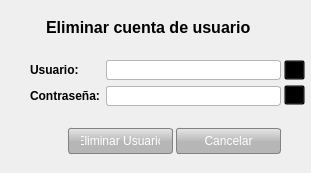
<?xml version="1.0" encoding="UTF-8"?>
<ui version="4.0">
 <class>frmEliminarUsuario</class>
 <widget class="QDialog" name="frmEliminarUsuario">
  <property name="geometry">
   <rect>
    <x>0</x>
    <y>0</y>
    <width>311</width>
    <height>173</height>
   </rect>
  </property>
  <property name="windowTitle">
   <string>Eliminar Usuario</string>
  </property>
  <property name="styleSheet">
   <string notr="true">QDialog{
background-image: url(:/imagenes/fondo.PNG);
background-position: center;
background-repeat: no-repeat;
}

QPushButton#btnAceptar, #btnCancelar {
    color: #ffffff;
    text-align: center;
    background-color: qlineargradient(spread:pad, x1:1, y1:0.545, x2:1, y2:0, stop:0 #b6b6b6, stop:1 #e6e6e6);
    border: 1px solid #828282;
    padding: 5px 12px 5px 12px;
    margin: 4px 8px 4px 8px;
    border-radius: 3px;
    min-width: 14px;
    min-height: 14px;
}

QPushButton#btnAceptar:hover{
    color: white;
    background-color: qlineargradient(spread:pad, x1:1, y1:0.545, x2:1, y2:0, stop:0 #2eae35, stop:1 #cae44a);
}

QPushButton#btnCancelar:hover{
    color: white;
    background-color: qlineargradient(spread:pad, x1:1, y1:0.545, x2:1, y2:0, stop:0 #95050d, stop:1 #ea0a20);
}

QPushButton#btnAceptar:pressed {
    background-color: #2eae35;
}

QPushButton#btnCancelar:pressed {
    background-color: #95050d;
}

QPushButton#btnAceptar2{
image: url(:/imagenes/acepta.ico);
background-color: transparent;
}

QPushButton#btnAceptar2:hover{
image: url(:/imagenes/acepta2.ico);
background-color: transparent;
}

QPushButton#btnCancelar2{
image: url(:/imagenes/cancela.ico);
background-color: transparent;
}

QPushButton#btnCancelar2:hover{
image: url(:/imagenes/cancela2.ico);
background-color: transparent;
}

QPushButton#btnValidaUsuario, #btnValidaContrasena{
background-color: transparent;
}

QLineEdit {
    color: black;
    background-color: white;
    selection-color: white;
    selection-background-color: #3874f2;
	selection-border-color: red;
	padding: 1px;
    border-style: solid;
    border: 1px solid #b6b6b6;
    border-radius: 3px;
}

QLineEdit:focus{
    color: black;
    background-color: white;
    selection-color: white;
    selection-background-color: #3874f2;
	selection-border-color: red;
	padding: 1px;
    border-style: solid;
    border: 1px solid #5e90fa;
    border-radius: 3px;

}</string>
  </property>
  <widget class="QWidget" name="formLayoutWidget">
   <property name="geometry">
    <rect>
     <x>30</x>
     <y>60</y>
     <width>251</width>
     <height>64</height>
    </rect>
   </property>
   <layout class="QFormLayout" name="formUsuario">
    <item row="0" column="0">
     <widget class="QLabel" name="lblUsuario">
      <property name="font">
       <font>
        <weight>75</weight>
        <bold>true</bold>
       </font>
      </property>
      <property name="text">
       <string>Usuario:</string>
      </property>
     </widget>
    </item>
    <item row="0" column="1">
     <widget class="QLineEdit" name="txtUsuario"/>
    </item>
    <item row="1" column="0">
     <widget class="QLabel" name="lblContrasena">
      <property name="font">
       <font>
        <weight>75</weight>
        <bold>true</bold>
       </font>
      </property>
      <property name="text">
       <string>Contraseña:</string>
      </property>
     </widget>
    </item>
    <item row="1" column="1">
     <widget class="QLineEdit" name="txtContrasena">
      <property name="echoMode">
       <enum>QLineEdit::Password</enum>
      </property>
     </widget>
    </item>
   </layout>
  </widget>
  <widget class="QLabel" name="lblTitulo">
   <property name="geometry">
    <rect>
     <x>46</x>
     <y>12</y>
     <width>221</width>
     <height>30</height>
    </rect>
   </property>
   <property name="font">
    <font>
     <pointsize>12</pointsize>
     <weight>75</weight>
     <bold>true</bold>
    </font>
   </property>
   <property name="text">
    <string>Eliminar cuenta de usuario</string>
   </property>
  </widget>
  <widget class="QPushButton" name="btnAceptar">
   <property name="geometry">
    <rect>
     <x>60</x>
     <y>124</y>
     <width>121</width>
     <height>34</height>
    </rect>
   </property>
   <property name="styleSheet">
    <string notr="true"/>
   </property>
   <property name="text">
    <string>Eliminar Usuario</string>
   </property>
   <property name="iconSize">
    <size>
     <width>16</width>
     <height>16</height>
    </size>
   </property>
  </widget>
  <widget class="QPushButton" name="btnCancelar">
   <property name="geometry">
    <rect>
     <x>168</x>
     <y>124</y>
     <width>121</width>
     <height>34</height>
    </rect>
   </property>
   <property name="text">
    <string>Cancelar</string>
   </property>
   <property name="iconSize">
    <size>
     <width>32</width>
     <height>32</height>
    </size>
   </property>
  </widget>
  <widget class="QPushButton" name="btnValidaUsuario">
   <property name="geometry">
    <rect>
     <x>284</x>
     <y>60</y>
     <width>21</width>
     <height>20</height>
    </rect>
   </property>
   <property name="text">
    <string/>
   </property>
  </widget>
  <widget class="QPushButton" name="btnValidaContrasena">
   <property name="geometry">
    <rect>
     <x>284</x>
     <y>85</y>
     <width>21</width>
     <height>20</height>
    </rect>
   </property>
   <property name="text">
    <string/>
   </property>
  </widget>
 </widget>
 <tabstops>
  <tabstop>txtUsuario</tabstop>
  <tabstop>txtContrasena</tabstop>
  <tabstop>btnAceptar</tabstop>
  <tabstop>btnCancelar</tabstop>
 </tabstops>
 <resources>
  <include location="source.qrc"/>
 </resources>
 <connections/>
</ui>
